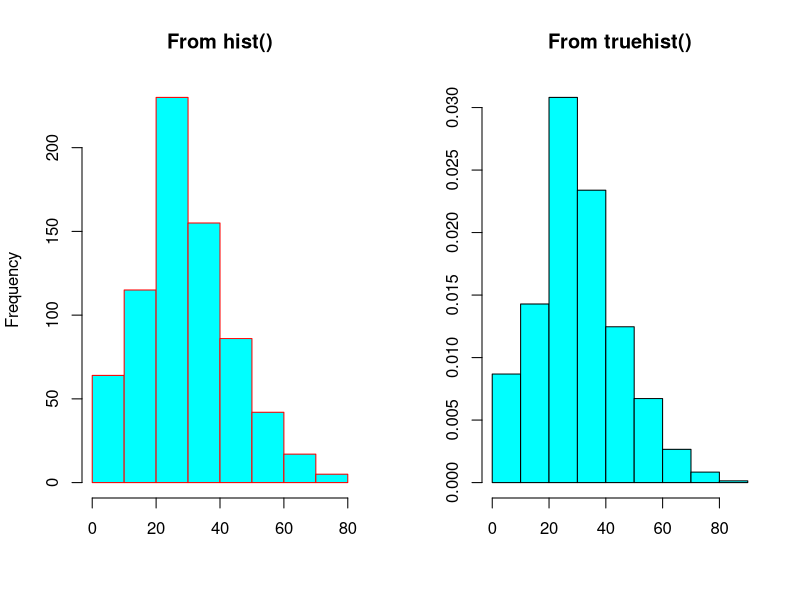
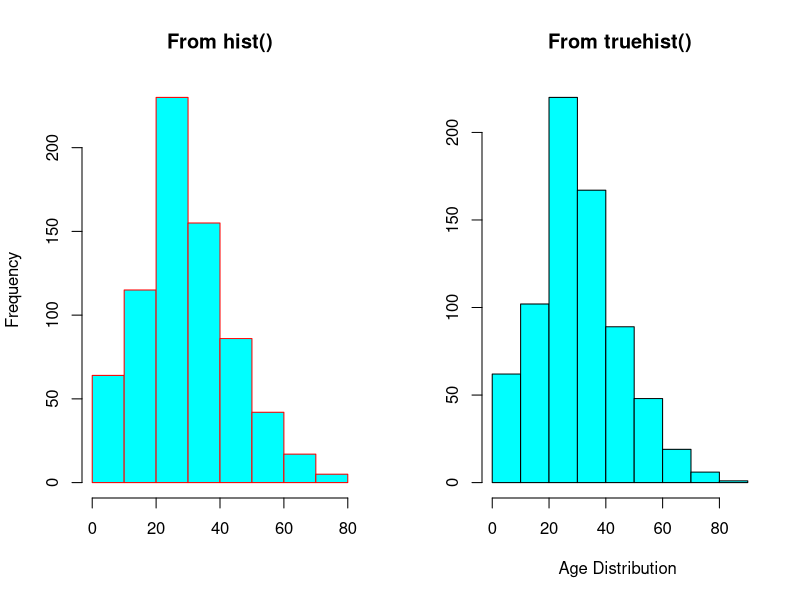
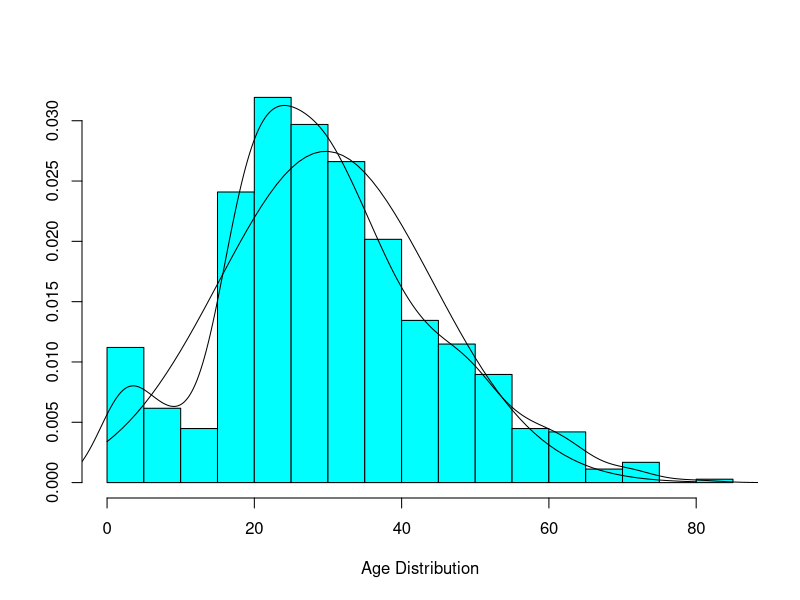
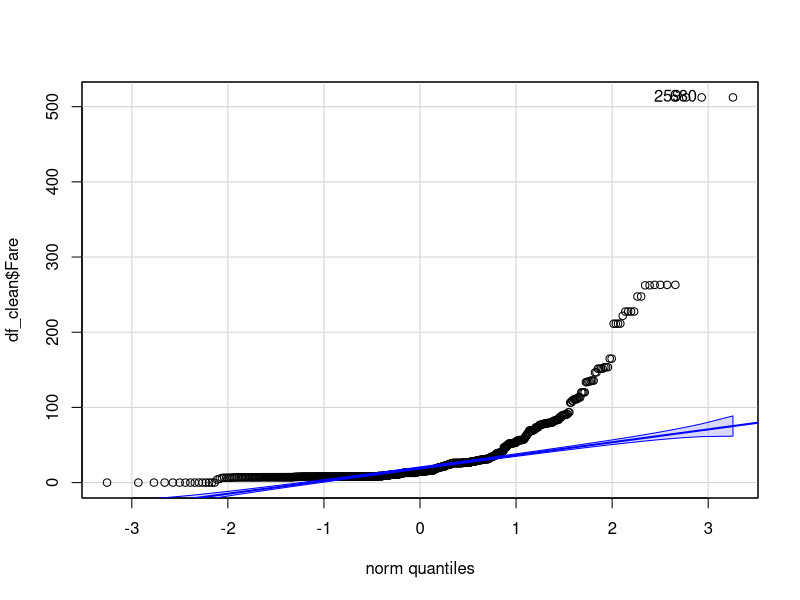
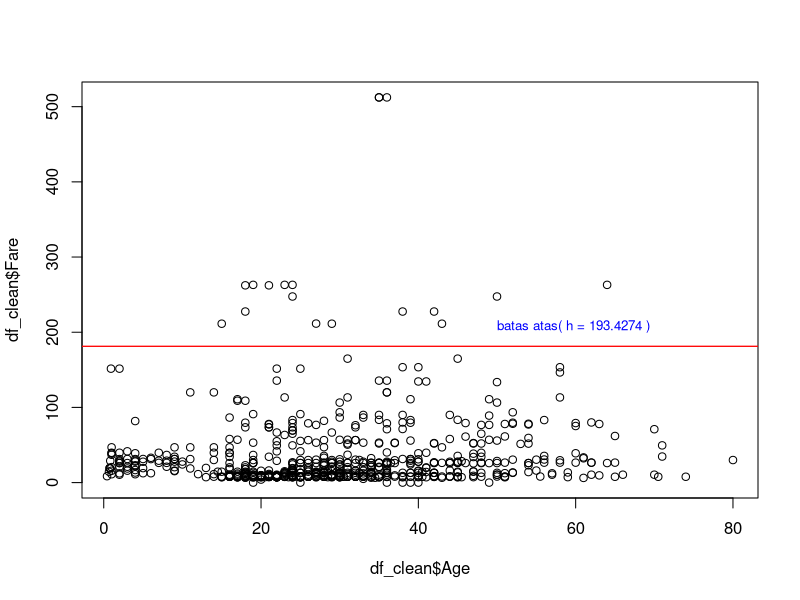

Generate these figures, in order, with R: (Note: this script raises an error after producing the figures.)
setwd("~/asdos aed/minggu ke 6")
df=read.csv("missing_value.csv",header=TRUE,sep=",")
df
library(gridExtra)
str(df)
sum(is.na(df))
df_clean = within(df, {
  Embarked <- factor(df$Embarked)
  Survived <- factor(df$Survived)
  Pclass <- factor(df$Pclass,
                   order=TRUE,
                   levels = c(3,2,1))
                      })
str(df_clean)  

  
  
#install.packages("Hmisc")
#install.packages("MASS)
library(Hmisc)
library(MASS)
#creating histogram
par(mfrow=c(1,2))


#probability density in histogram

hist(df_clean$Age, main = "From hist()",
     col ='cyan',
     freq = T,
     border ='red', 
     xlab="",
     breaks = 10)
truehist(df_clean$Age, main = "From truehist()",
         prob = T, 
         xlab=" ",
         nbins=10)
#histogram based on count frequencies
hist(df_clean$Age, main = "From hist()",
     col ='cyan',
     freq = T,
     border ='red', 
     xlab=" ",
     breaks = 10)
truehist(df_clean$Age, main = "From truehist()",
         prob = F, 
         xlab="Age Distribution ",
         nbins=10)


dev.off()



truehist(df_clean$Age, xlab="Age Distribution")
mu <- mean(df_clean$Age,na.rm = TRUE)
sigma <- sd(df_clean$Age,na.rm = TRUE)
x <- seq(0,80,1)
px <- dnorm(x, mean = mu, sd = sigma)

lines(density(df_clean$Age,na.rm = TRUE))
lines(x, px)

library(car)
qqPlot(df_clean$Fare)

#removing outlier with 3 sigma rules
#detecting it using scatter plot
plot(df_clean$Age,df_clean$Fare)
mean_fare=mean(df_clean$Fare,na.rm = TRUE)
sd_fare=sd(df_clean$Fare,na.rm = TRUE)
upper_bound_fare=mean_fare+3*sd_fare
lower_bound_fare=mean_fare-3*sd_fare
abline(h=upper_bound_fare,col='red')
upper_bound_fare
text(50,upper_bound_fare+20, "batas atas( h = 193.4274 )", col = "blue", adj = c(0, -.1),cex=0.8)


#detecting it using jitter plot
mean_fare=mean(df_clean$Fare,na.rm = TRUE)
sd_fare=sd(df_clean$Fare,na.rm = TRUE)
upper_bound_fare=mean_fare+3*sd_fare
lower_bound_fare=mean_fare-3*sd_fare
abline(h=upper_bound_fare,col='red')
upper_bound_fare

ggplot(df_clean, aes(x = Parch, y = Fare, colour = Survived)) +
  geom_jitter(show.legend = FALSE,na.rm = T) +
  geom_hline(yintercept = upper_bound_fare ) +
  geom_hline(yintercept = lower_bound_fare ) 

#removing outlier
df_no_3sigma<- subset(df_clean, df_clean$Fare > lower_bound_fare & df_clean$Fare < upper_bound_fare)
mean_fare_no=mean(df_no_3sigma$Fare,na.rm = TRUE)
sd_fare_no=sd(df_no_3sigma$Fare,na.rm = TRUE)
upper_bound_fare_no=mean_fare+3*sd_fare
lower_bound_fare_no=mean_fare-3*sd_fare


plot1 = ggplot(df_clean, aes(x = Parch, y = Fare, colour = Survived)) +
  geom_jitter(show.legend = FALSE,na.rm = TRUE) +
  geom_hline(yintercept = upper_bound_fare ) +
  geom_hline(yintercept = lower_bound_fare ) 

plot2 = ggplot(df_no_3sigma, aes(x = Parch, y = Fare, colour = Survived)) +
  geom_jitter(show.legend = FALSE,na.rm = TRUE) +
  geom_hline(yintercept = upper_bound_fare_no ) +
  geom_hline(yintercept = lower_bound_fare_no ) 
grid.arrange(plot1, plot2, ncol=2)
dev.off()
#removing outlier with hampel identifier
madm=1.4826*mad(df_clean$Fare,na.rm=TRUE)
median_fare=median(df_clean$Fare,na.rm = TRUE)
upper_bound_fare=median_fare+3*madm
lower_bound_fare=median_fare-3*madm

df_no_hampel<- subset(df_clean, df_clean$Fare > lower_bound_fare & df_clean$Fare < upper_bound_fare)
madm_no=1.4826*mad(df_no_hampel$Fare,na.rm = TRUE)
median_fare_no=median(df_no_hampel$Fare,na.rm = TRUE)
upper_bound_fare_no=median_fare+3*madm
lower_bound_fare_no=median_fare-3*madm




plot1 = ggplot(df_clean, aes(x = Parch, y = Fare, colour = Survived)) +
  geom_jitter(show.legend = FALSE,na.rm = TRUE) +
  geom_hline(yintercept =upper_bound_fare ) +
  geom_hline(yintercept = median_fare,color='red') +
  geom_hline(yintercept =lower_bound_fare )

plot2 = ggplot(df_no_hampel, aes(x = Parch, y = Fare, colour = Survived)) +
  geom_jitter(show.legend = FALSE,na.rm = TRUE) +
  geom_hline(yintercept = upper_bound_fare_no ) +
  geom_hline(yintercept = median_fare_no,color='red' ) +
  geom_hline(yintercept = lower_bound_fare_no )
grid.arrange(plot1, plot2, ncol=2)

dev.off()
#removing outlier with boxplot
Q <- quantile(df_clean$Fare, probs=c(.25,0.5,.75), na.rm = TRUE)
Q
iqr <- IQR(df_clean$Fare)
upper_bound_boxplot <-  Q[3]+1.5*iqr # Upper Range  
lower_bound_boxplot <- Q[1]-1.5*iqr # Lower Range???
median_boxplot <- Q[2]

df_boxplot_no<- subset(df_clean, df_clean$Fare > (Q[1] - 1.5*iqr) & df_clean$Fare < (Q[3]+1.5*iqr))
Q_no <- quantile(df_boxplot_no$Fare, probs=c(.25,0.5,.75), na.rm = TRUE)
iqr_no <- IQR(df_boxplot_no$Fare)
upper_bound_boxplot_no <-  Q_no[3]+1.5*iqr_no # Upper Range  
lower_bound_boxplot_no <- Q_no[1]-1.5*iqr_no # Lower Range???
median_boxplot_no <- Q_no[2]



plot1 = ggplot(df_clean, aes(x = Parch, y = Fare, colour = Survived)) +
  geom_jitter(show.legend = FALSE,na.rm = TRUE) +
  geom_hline(yintercept =upper_bound_boxplot ) +
  geom_hline(yintercept = median_boxplot,color='red') +
  geom_hline(yintercept =lower_bound_boxplot )

plot2 = ggplot(df_boxplot_no, aes(x = Parch, y = Fare, colour = Survived)) +
  geom_jitter(show.legend = FALSE,na.rm = TRUE) +
  geom_hline(yintercept = upper_bound_boxplot_no ) +
  geom_hline(yintercept = median_boxplot_no,color='red' ) +
  geom_hline(yintercept = lower_bound_boxplot_no )
grid.arrange(plot1, plot2, ncol=2)

dev.off()



#imputation missing value
df_imputation_0=df
df_imputation_median=df
df_imputation_average=df
df_imputation_0 = impute(df_imputation_0$Age,0) 
View(df_imputation_0)
hist(df$Age)
df_imputation_median$Age = impute(df_imputation_median$Age,median(df_imputation_median$Age,na.rm=TRUE)) 
df_imputation_average$Age = impute(df_imputation_average$Age,mean(df_imputation_average$Age,na.rm=TRUE))
#impute data text with random value
df$Survived=impute(df$Survived,'random')
#impute data text with mode
getmode <- function(v) {
  uniqv <- unique(v)
  uniqv[which.max(tabulate(match(v, uniqv)))]
}
result <- getmode(df$Pclass)
print(result)
df$Pclass=impute(df$Pclass,result)
